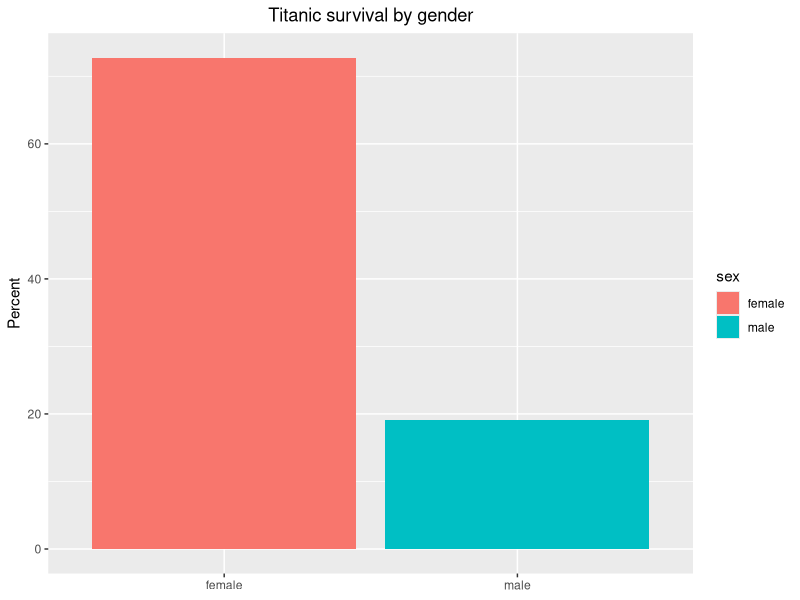
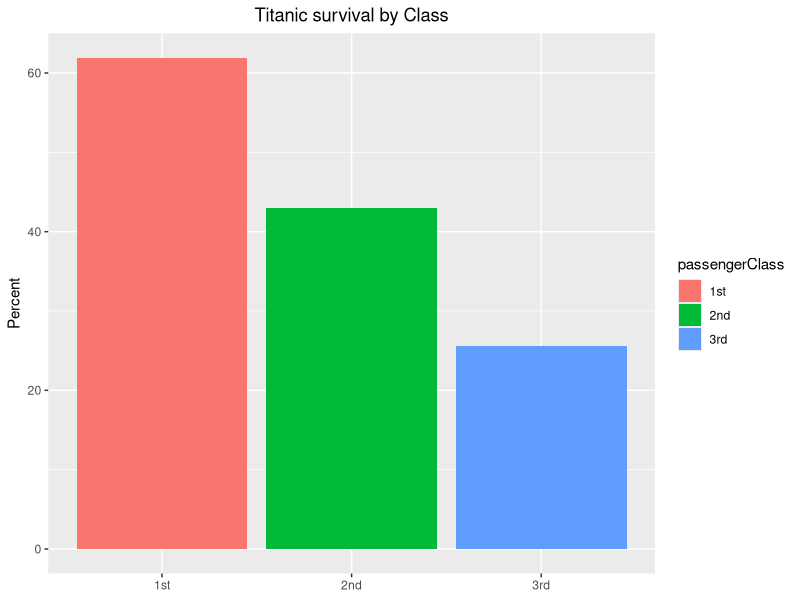

Generate these figures, in order, with R:
## ---- chunk 1
#|label: load_dataset

#load required package

library(carData)
library(dplyr)
library(ggplot2)
library(tidyr)

#load dataset
data("TitanicSurvival")
## ---- chunk 2
#| label: Structure_TitanicSurvival

# look at the structure of the dataset
str(TitanicSurvival)
## ---- chunk 3
#| label: Descriptives_Titanic survival
 
#compile some summary statistics for the dataset

summary(TitanicSurvival)

Percent_sex <- TitanicSurvival|>
  group_by(sex) |> # look at percent male and female
  summarise(Percent = n() / nrow(TitanicSurvival) * 100)

knitr::kable(Percent_sex, digits = 2) 

Percent_survival <- TitanicSurvival|>
  group_by(survived) |> # look at percent who survived and died
  summarise(Percent = n() / nrow(TitanicSurvival) * 100)

knitr::kable(Percent_survival, digits = 2) 

Percent_class <- TitanicSurvival|>
  group_by(passengerClass) |> # look at percent in 1st, 2nd, 3rd class
  summarise(Percent = n() / nrow(TitanicSurvival) * 100)

knitr::kable(Percent_class, digits = 2) 
## ---- chunk 4
#| label: Survival_tables
#| fontsize: 12pt

Gender_survival <- TitanicSurvival|>
  group_by(sex)|>
  count(survived)


Gender_survival <- pivot_wider(Gender_survival,
names_from = survived, values_from = n)

Gender_survival <- Gender_survival |>
mutate(Frequency = yes/(yes+no)) |>
mutate(Percentage = Frequency*100)
knitr::kable(Gender_survival, digits = 2)
## ---- chunk 5
#|label: Plots-gender

Mort_gender_plot <- Gender_survival|>
  ggplot(aes(x = sex, y = Percentage, fill = sex)) +
geom_col() +
labs(title = "Titanic survival by gender", y = "Percent", x = NULL) +
theme(plot.title = element_text(hjust = 0.5))

Mort_gender_plot
## ---- chunk 6
#|fontsize: 12pt

Class_survival <- TitanicSurvival|>
  group_by(passengerClass)|>
  count(survived)


Class_survival <- pivot_wider(Class_survival,
names_from = survived, values_from = n)

Class_survival <- Class_survival |>
mutate(Frequency = yes/(yes+no)) |>
mutate(Percentage = Frequency*100)
knitr::kable(Class_survival, digits = 2)

## ---- chunk 7
#|label: Plots-class

Mort_class_plot <- Class_survival|>
  ggplot(aes(x = passengerClass, y = Percentage, fill = passengerClass)) +
geom_col() +
labs(title = "Titanic survival by Class", y = "Percent", x = NULL) +
theme(plot.title = element_text(hjust = 0.5))

Mort_class_plot
## ---- chunk 8
#| label: Stats

chisq.test(TitanicSurvival$sex, TitanicSurvival$survived)
chisq.test(TitanicSurvival$passengerClass, TitanicSurvival$survived)

